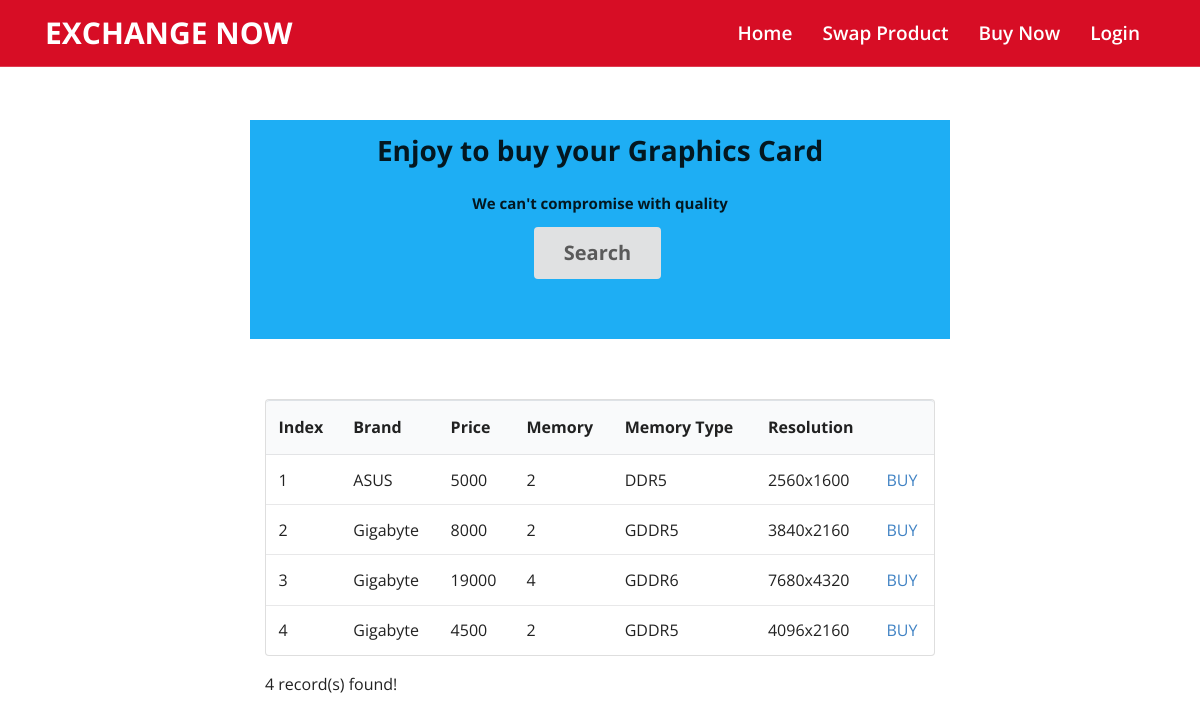
Screenshot of /exchange/buynow/intact_graphicscard.php with the database file from the repository.
### tables this page shows
CREATE TABLE `graphics_card` (
  `GPU_ID` int(20) NOT NULL,
  `GPU_NAME` varchar(30) DEFAULT NULL,
  `GPU_PRICE` int(11) DEFAULT NULL,
  `MEMORY` int(11) DEFAULT NULL,
  `MEMORYTYPE` varchar(10) DEFAULT NULL,
  `MAX_RESOLUTION` varchar(30) DEFAULT NULL,
  `GPU_CATAGORY` int(11) NOT NULL DEFAULT 0
);

### exchange/buynow/intact_graphicscard.php (the view, shortened to what this page needs)
<!DOCTYPE html>
<html>
<head>
  <link rel="stylesheet" href="../css/fontawesome.css">
  <link rel="stylesheet" href="../css/owl.carousel.min.css">
  <link rel="stylesheet" href="../css/bootstrap.min.css">
  <link rel="stylesheet" href="../css/style.css">
  <link rel="stylesheet" href="../css/responsive.css">
  <link rel="stylesheet" href="../css/semantic.min.css">
   <?php require_once('../db_config.php'); ?>
</head>
<body>
<header class="header fixed-top">
  <div class="container">
    <nav class="navbar navbar-expand-lg navbar-light">
       <a class="navbar-brand" href="../#"></span>Exchange Now</a>
      <div class="collapse navbar-collapse" id="collapsibleNavbar">
        <ul class="navbar-nav ml-auto">
         <li class="nav-item">
           <a class="nav-link active" href="../index.php"> Home</a>
         </li>
          <li class="nav-item">
           <a class="nav-link active" href="../customersell.html"> Swap Product</a>
         </li>
         <li class="nav-item">
           <a class="nav-link active" href="../buynow.php"> Buy Now</a>
         </li>
         <li class="nav-item">
           <a class="nav-link active" href="../login.php"> Login</a>
         </li>
       </ul>
      </div>
    </nav>
  </div>
</header>
<br>
<br>
<br><br>
<br><br>
</body>
<body>
  <div class="ui text container" style ="text-align: center; background-color: #1eaef4; padding: 1% ">
    <h1> Enjoy to buy your Graphics Card</h1>
    <h4> We can't compromise with quality</h4>
     <div>
  <button class="ui white huge button" onclick=toggle_searchbar()> Search </button>
    </div>
    <br><br>
</div>
<br><br><br>
<?php
    $conn = new mysqli($servername, $username, $password, $dbname);
    $query = "SELECT * FROM `graphics_card` WHERE GPU_CATAGORY =1";
    if ($result = $conn->query($query)) {
      printf('<div class="ui text container">');
      printf('<table class="ui unstackable table">');
      printf("<thead> <tr> <th>Index</th> <th>Brand</th> <th>Price</th> <th>Memory</th> <th>Memory Type</th> <th>Resolution</th><th></th> </tr> </thead>");
      $index = 1;
        while ($row = $result->fetch_assoc()) {
            printf ('<tr> <td>%s</td> <td>%s</td> <td>%s</td> <td>%s</td> <td>%s</td> <td>%s</td> <td><a href="../payment.php?price=%s"> BUY</a> </td>
              </tr>', $index, $row["GPU_NAME"], $row["GPU_PRICE"], $row["MEMORY"], $row["MEMORYTYPE"],$row["MAX_RESOLUTION"], $row["GPU_PRICE"]);
            $index++;
        }
        printf("</table>");
        printf("%d record(s) found!<br>", $result->num_rows);
      printf('</div>');
    }
    else
    {
      printf("No record found!");
    }
  ?>
</body>
</html>

### exchange/css/style.css (style rules this page uses)
* { margin: 0; padding: 0; outline: none; }
a { text-decoration: none!important; }
.header { border-bottom: 1px solid rgba(255,255,255,.2); background-color: #d70d25; }
.header .navbar { padding: 0; }
.header .navbar.navbar-light .navbar-brand { font-size: 30px; font-weight: 700; text-transform: uppercase; color: #ffffff; }
.header .navbar #collapsibleNavbar .nav-item .nav-link { color: #ffffff; font-size: 19px; text-transform: capitalize; font-weight: 600; padding: 20px 15px 20px; line-height: 26px; opacity: 0.6; }
.header .navbar #collapsibleNavbar .nav-item .nav-link.active { opacity: 1; }

### rows the page displays
graphics_card: GPU_NAME "ASUS", GPU_PRICE "5000", MEMORY "2", MEMORYTYPE "DDR5", MAX_RESOLUTION "2560x1600"
graphics_card: GPU_NAME "Gigabyte", GPU_PRICE "8000", MEMORY "2", MEMORYTYPE "GDDR5", MAX_RESOLUTION "3840x2160"
graphics_card: GPU_NAME "Gigabyte", GPU_PRICE "19000", MEMORY "4", MEMORYTYPE "GDDR6", MAX_RESOLUTION "7680x4320"
graphics_card: GPU_NAME "Gigabyte", GPU_PRICE "4500", MEMORY "2", MEMORYTYPE "GDDR5", MAX_RESOLUTION "4096x2160"

### other values shown
$result->num_rows "4"
